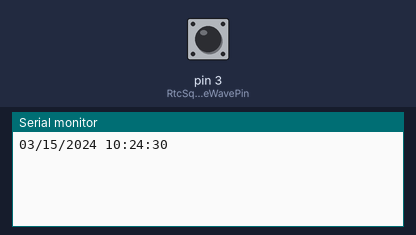
A sketch run on a simulated Arduino Uno, built with avr-gcc and run on an emulated ATmega328P. Parts: the last lines printed to the serial monitor. Inputs (shaded band) come from the test bench; at power-on: pin 3 (RtcSquareWavePin) HIGH. The local clock reads 2024-03-15 10:24:30 at power-on unless the sketch sets it.

Above: at 1.2 s.
1.3 s: pin 3 (RtcSquareWavePin) pulled LOW for 0.15 s
At 2.7 s:
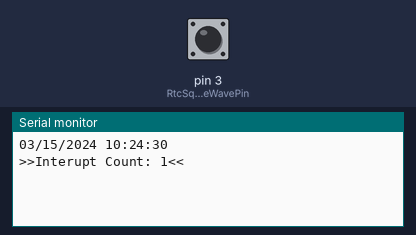
3.0 s: pin 3 (RtcSquareWavePin) pulled LOW for 1 s
At 4.6 s:
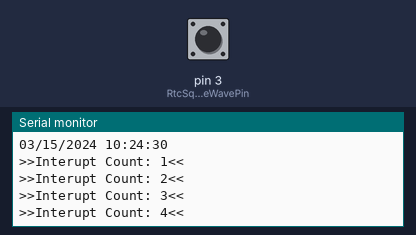
5.5 s: pin 3 (RtcSquareWavePin) pulled LOW for 0.15 s
At 7.4 s:
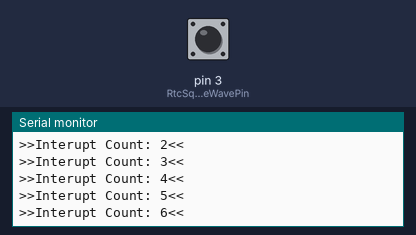
Timing chart, 0 to 8.9 s (numbered marks = the images above; inputs shaded):
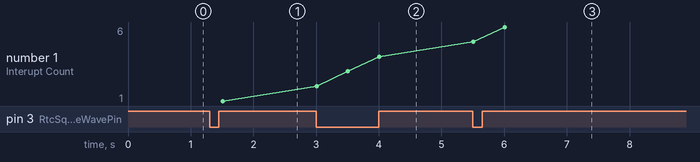

Measured:
- after the input at 1.3 s, the serial monitor: prints a new line after 0.21 s (image 1)
- after the input at 3.0 s, the serial monitor: prints a new line at once (image 2)
- after the input at 5.5 s, the serial monitor: prints a new line at once (image 3)
- plotted number 1: 1 → 4 after the input at 3.0 s, 4 → 6 after the input at 5.5 s

The sketch:

DS3231_TEST_SCRIPT.ino
```cpp
// CONNECTIONS:
// DS3231 SDA --> SDA
// DS3231 SCL --> SCL
// DS3231 VCC --> 3.3v or 5v
// DS3231 GND --> GND
// SQW --->  (Pin19) Don't forget to pullup (4.7k to 10k to VCC)

/* for software wire use below
#include <SoftwareWire.h>  // must be included here so that Arduino library object file references work
#include <RtcDS3231.h>

SoftwareWire myWire(SDA, SCL);
RtcDS3231<SoftwareWire> Rtc(myWire);
 for software wire use above */

/* for normal hardware wire use below */
#include <Wire.h> // must be included here so that Arduino library object file references work
#include <RtcDS3231.h>
RtcDS3231<TwoWire> Rtc(Wire);
/* for normal hardware wire use above */


// Interrupt Pin Lookup Table
// (copied from Arduino Docs)
//
// CAUTION:  The interrupts are Arduino numbers NOT Atmel numbers
//   and may not match (example, Mega2560 int.4 is actually Atmel Int2)
//   this is only an issue if you plan to use the lower level interupt features
//
// Board           int.0    int.1   int.2   int.3   int.4   int.5
// ---------------------------------------------------------------
// Uno, Ethernet    2       3
// Mega2560         2       3       21      20     [19]      18
// Leonardo         3       2       0       1       7

#define RtcSquareWavePin 3 // Mega328
#define RtcResetPin 5 // Mega328

// marked volatile so interrupt can safely modify them and
// other code can safely read and modify them
volatile uint16_t interuptCount = 0;
volatile bool interuptFlag = false;

void InteruptServiceRoutine()
{
    // since this interupted any other running code,
    // don't do anything that takes long and especially avoid
    // any communications calls within this routine
    interuptCount++;
    interuptFlag = true;
    detachInterrupt(digitalPinToInterrupt(RtcSquareWavePin));
}

void setup ()
{
    Serial.begin(9600);

    // set the interupt pin to input mode
    pinMode(RtcResetPin, OUTPUT);
    digitalWrite(RtcResetPin, HIGH);
    pinMode(RtcSquareWavePin, INPUT_PULLUP);

    //--------RTC SETUP ------------
    // if you are using ESP-01 then uncomment the line below to reset the pins to
    // the available pins for SDA, SCL
    // Wire.begin(0, 2); // due to limited pins, use pin 0 and 2 for SDA, SCL

    Rtc.Begin();

    RtcDateTime compiled = RtcDateTime(__DATE__, __TIME__);

    if (!Rtc.IsDateTimeValid())
    {
        if (Rtc.LastError() != 0)
        {
            // we have a communications error
            // see https://www.arduino.cc/en/Reference/WireEndTransmission for
            // what the number means
            Serial.print("RTC communications error = ");
            Serial.println(Rtc.LastError());
        }
        else
        {
            Serial.println("RTC lost confidence in the DateTime!");
            Rtc.SetDateTime(compiled);
        }
    }

    if (!Rtc.GetIsRunning())
    {
        Serial.println("RTC was not actively running, starting now");
        Rtc.SetIsRunning(true);
    }

    RtcDateTime now = Rtc.GetDateTime();
    if (now < compiled)
    {
        Serial.println("RTC is older than compile time!  (Updating DateTime)");
        Rtc.SetDateTime(compiled);
    }

    Rtc.Enable32kHzPin(false);
    Rtc.SetSquareWavePin(DS3231SquareWavePin_ModeAlarmBoth);

    // Alarm 1 set to trigger every day when
    // the hours, minutes, and seconds match
    RtcDateTime alarmTime = now + 88; // into the future
    DS3231AlarmOne alarm1(
            alarmTime.Day(),
            alarmTime.Hour(),
            alarmTime.Minute(),
            alarmTime.Second(),
            DS3231AlarmOneControl_HoursMinutesSecondsMatch);
    Rtc.SetAlarmOne(alarm1);

    // Alarm 2 set to trigger at the top of the minute
    DS3231AlarmTwo alarm2(
            0,
            0,
            0,
            DS3231AlarmTwoControl_OncePerMinute);
    Rtc.SetAlarmTwo(alarm2);

    // throw away any old alarm state before we ran
    Rtc.LatchAlarmsTriggeredFlags();

    // setup external interupt
    attachInterrupt(digitalPinToInterrupt(RtcSquareWavePin), InteruptServiceRoutine, LOW);
}

void loop ()
{
    if (!Rtc.IsDateTimeValid())
    {
        if (Rtc.LastError() != 0)
        {
            // we have a communications error
            // see https://www.arduino.cc/en/Reference/WireEndTransmission for
            // what the number means
            Serial.print("RTC communications error = ");
            Serial.println(Rtc.LastError());
        }
        else
        {
            Serial.println("RTC lost confidence in the DateTime!");
        }
    }

    RtcDateTime now = Rtc.GetDateTime();

    printDateTime(now);
    Serial.println();

    // we only want to show time every 10 seconds
    // but we want to show responce to the interupt firing
    for (int timeCount = 0; timeCount < 20; timeCount++)
    {
        if (Alarmed())
        {
            Serial.print(">>Interupt Count: ");
            Serial.print(interuptCount);
            Serial.println("<<");
            attachInterrupt(digitalPinToInterrupt(RtcSquareWavePin), InteruptServiceRoutine, LOW);
        }
        delay(500);
    }
}

bool Alarmed()
{
    bool wasAlarmed = false;
    if (interuptFlag)  // check our flag that gets sets in the interupt
    {
        wasAlarmed = true;
        interuptFlag = false; // reset the flag

        // this gives us which alarms triggered and
        // then allows for others to trigger again
        DS3231AlarmFlag flag = Rtc.LatchAlarmsTriggeredFlags();

        if (flag & DS3231AlarmFlag_Alarm1)
        {
            Serial.println("alarm one triggered");
        }
        if (flag & DS3231AlarmFlag_Alarm2)
        {
            Serial.println("alarm two triggered");
        }
    }
    return wasAlarmed;
}

#define countof(a) (sizeof(a) / sizeof(a[0]))

void printDateTime(const RtcDateTime& dt)
{
	char datestring[20];

	snprintf_P(datestring,
			countof(datestring),
			PSTR("%02u/%02u/%04u %02u:%02u:%02u"),
			dt.Month(),
			dt.Day(),
			dt.Year(),
			dt.Hour(),
			dt.Minute(),
			dt.Second() );
    Serial.print(datestring);
}
```
